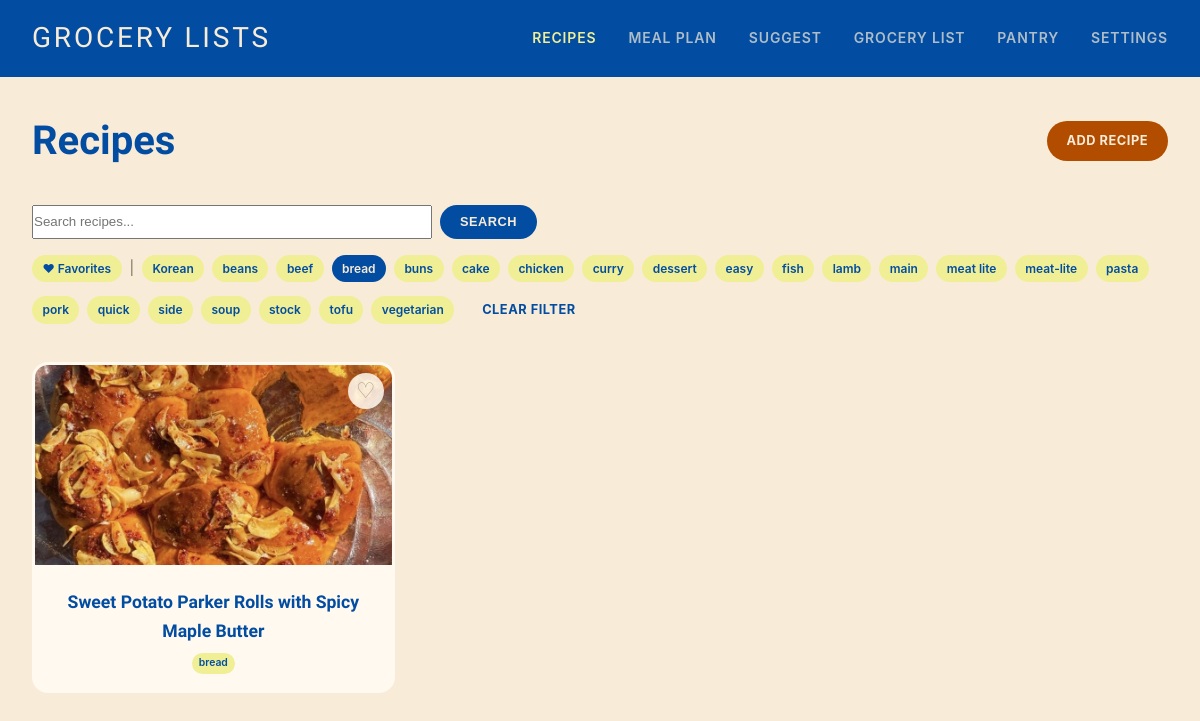
The app's page /recipes?tag=bread with its own data.
### tables this page shows
CREATE TABLE recipes (
            id INTEGER PRIMARY KEY AUTOINCREMENT,
            title TEXT NOT NULL,
            url TEXT,
            source TEXT,
            image_url TEXT,
            ingredients TEXT NOT NULL,  -- JSON array
            instructions TEXT,
            rating INTEGER DEFAULT 0,
            notes TEXT,
            tags TEXT,  -- JSON array
            date_added TEXT NOT NULL,
            last_made TEXT
        , is_favorite INTEGER DEFAULT 0);

### app.py (the view)
@app.route('/recipes')
def recipes():
    search = request.args.get('search', '')
    tag = request.args.get('tag', '')
    favorites_only = request.args.get('favorites') == '1'
    all_recipes = get_all_recipes(search=search, tag=tag if tag else None,
                                  favorites_only=favorites_only)
    all_tags = set()
    for recipe in get_all_recipes():
        all_tags.update(recipe.get('tags', []))
    return render_template('recipes.html', recipes=all_recipes,
                         search=search, current_tag=tag, all_tags=sorted(all_tags),
                         favorites_only=favorites_only)

### database.py (called while the page is built)
def get_db():
    conn = sqlite3.connect(DATABASE_PATH)
    conn.row_factory = sqlite3.Row
    return conn

def get_all_recipes(search=None, tag=None, favorites_only=False):
    conn = get_db()
    cursor = conn.cursor()
    query = "SELECT * FROM recipes WHERE 1=1"
    params = []
    if search:
        query += " AND title LIKE ?"
        params.append(f"%{search}%")
    if favorites_only:
        query += " AND is_favorite = 1"
    query += " ORDER BY date_added DESC"
    cursor.execute(query, params)
    rows = cursor.fetchall()
    conn.close()
    recipes = [_row_to_recipe(row) for row in rows]
    if tag:
        recipes = [r for r in recipes if tag in r.get('tags', [])]
    return recipes

def _row_to_recipe(row):
    return {
        'id': row['id'],
        'title': row['title'],
        'url': row['url'],
        'source': row['source'],
        'image_url': row['image_url'],
        'ingredients': json.loads(row['ingredients']),
        'instructions': row['instructions'],
        'rating': row['rating'],
        'notes': row['notes'],
        'tags': json.loads(row['tags']) if row['tags'] else [],
        'date_added': row['date_added'],
        'last_made': row['last_made'],
        'is_favorite': bool(row['is_favorite']) if row['is_favorite'] else False
    }

### templates/recipes.html (shortened to what this page needs)
{% extends "base.html" %}
{% block content %}
<div class="page-header">
    <h1>Recipes</h1>
    <a href="{{ url_for('add_recipe_page') }}" class="btn btn-primary">Add Recipe</a>
</div>
<div class="filters">
    <form method="GET" class="search-form">
        <input type="text" name="search" placeholder="Search recipes..." value="{{ search }}" class="search-input">
        <button type="submit" class="btn btn-secondary">Search</button>
    </form>
    <div class="tag-filters">
        <a href="{{ url_for('recipes', favorites='1') }}"
           class="tag {% if favorites_only %}active{% endif %}">&#9829; Favorites</a>
        {% if all_tags %}
        <span>|</span>
        {% for tag in all_tags %}
        <a href="{{ url_for('recipes', tag=tag) }}"
           class="tag {% if current_tag == tag %}active{% endif %}">{{ tag }}</a>
        {% endfor %}
        {% endif %}
        {% if current_tag or favorites_only %}
        <a href="{{ url_for('recipes') }}" class="btn btn-text">Clear filter</a>
        {% endif %}
    </div>
</div>
{% if recipes %}
<div class="recipe-grid">
    {% for recipe in recipes %}
    <a href="{{ url_for('recipe_detail', recipe_id=recipe.id) }}" class="recipe-card">
        <form action="{{ url_for('toggle_favorite_route', recipe_id=recipe.id) }}"
              method="POST" class="favorite-form" onclick="event.stopPropagation();">
            <button type="submit" class="favorite-btn {% if recipe.is_favorite %}active{% endif %}"
                    title="{% if recipe.is_favorite %}Remove from favorites{% else %}Add to favorites{% endif %}">
                {% if recipe.is_favorite %}&#9829;{% else %}&#9825;{% endif %}
            </button>
        </form>
        {% if recipe.image_url %}
        <img src="{{ recipe.image_url }}" alt="{{ recipe.title }}" class="recipe-card-image" loading="lazy">
        {% else %}
        <div class="recipe-card-image placeholder">No image</div>
        {% endif %}
        <div class="recipe-card-content">
            <h3>{{ recipe.title }}</h3>
            {% if recipe.tags %}
            <div class="recipe-tags">
                {% for tag in recipe.tags[:3] %}
                <span class="tag small">{{ tag }}</span>
                {% endfor %}
            </div>
            {% endif %}
        </div>
    </a>
    {% endfor %}
</div>
{% endif %}
{% endblock %}

### static/style.css (style rules this page uses)
* { box-sizing: border-box; margin: 0; padding: 0; }
body { font-family: -apple-system, BlinkMacSystemFont, 'Segoe UI', Roboto, Oxygen, Ubuntu, sans-serif; line-height: 1.6; color: #333; background: #F8ECD8; }
a { color: #024DA1; text-decoration: none; }
h1, h2, h3 { color: #024DA1; font-family: 'Baumans', -apple-system, BlinkMacSystemFont, sans-serif; }
.btn { display: inline-block; padding: 0.6rem 1.25rem; border-radius: 30px; border: none; cursor: pointer; font-size: 0.8rem; font-weight: 700; text-transform: uppercase; letter-spacing: 0.04em; transition: all 0.25s; text-align: center; }
.btn-primary { background: #B24D00; color: #F8ECD8; }
.btn-secondary { background: #024DA1; color: #F8ECD8; }
.btn-text { background: transparent; color: #024DA1; }
.page-header { display: flex; justify-content: space-between; align-items: center; margin-bottom: 2rem; flex-wrap: wrap; gap: 1rem; }
.page-header h1 { font-size: 2.5rem; }
.recipe-grid { display: grid; grid-template-columns: repeat(auto-fill, minmax(280px, 1fr)); gap: 1.5rem; margin-bottom: 1.5rem; }
.recipe-card { background: #FFF9F0; border-radius: 16px; overflow: hidden; border: 3px solid transparent; transition: border-color 0.3s, transform 0.2s; display: block; color: inherit; }
.recipe-card-image { width: 100%; height: 200px; object-fit: cover; }
.recipe-card-content { padding: 1rem 1.25rem; text-align: center; }
.recipe-card-content h3 { font-size: 1.1rem; margin-bottom: 0.25rem; color: #024DA1; }
.recipe-tags { display: flex; flex-wrap: wrap; gap: 0.5rem; margin-top: 0.5rem; justify-content: center; }
.tag { display: inline-block; padding: 0.25rem 0.65rem; background: #F0EF95; color: #024DA1; border-radius: 30px; font-size: 0.75rem; font-weight: 600; }
.tag.active { background: #024DA1; color: #F8ECD8; }
.tag.small { font-size: 0.65rem; padding: 0.15rem 0.45rem; }
.tag-filters { display: flex; align-items: center; gap: 0.5rem; flex-wrap: wrap; margin-top: 1rem; }
.tag-filters span { color: #7a6a55; font-size: 0.875rem; }
.filters { margin-bottom: 2rem; }
.search-form { display: flex; gap: 0.5rem; }
.search-input { flex: 1; max-width: 400px; }
.favorite-form { position: absolute; top: 0.5rem; right: 0.5rem; z-index: 10; }
.recipe-card { position: relative; }
.favorite-btn { background: rgba(255, 249, 240, 0.85); border: none; cursor: pointer; font-size: 1.35rem; line-height: 1; width: 2.25rem; height: 2.25rem; border-radius: 50%; display: flex; align-items: center; justify-content: center; color: #B09D85; transition: color 0.2s, background 0.2s; }

### records on screen
recipes: image_url (picture), title "Sweet Potato Parker Rolls with Spicy Maple Butter", 3 "bread"

### other values on screen
{{ tag }} "Korean" "beans" "beef" "bread" "buns" "cake" "chicken" "curry" "dessert" "easy" "fish" "lamb" "main" "meat lite" "meat-lite" "pasta" "pork" "quick" "side" "soup" "stock" "tofu" "vegetarian"
